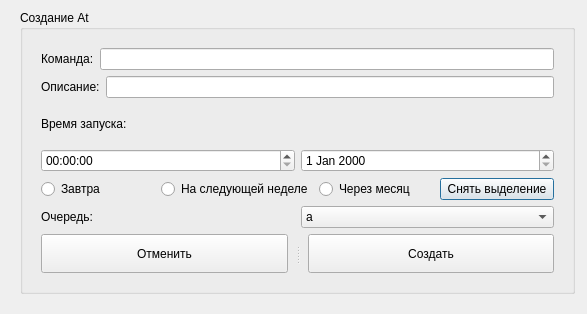
<?xml version="1.0" encoding="UTF-8"?>
<ui version="4.0">
 <class>AtCreateDiolog</class>
 <widget class="QDialog" name="AtCreateDiolog">
  <property name="geometry">
   <rect>
    <x>0</x>
    <y>0</y>
    <width>587</width>
    <height>314</height>
   </rect>
  </property>
  <property name="windowTitle">
   <string>Dialog</string>
  </property>
  <widget class="QGroupBox" name="groupBox">
   <property name="geometry">
    <rect>
     <x>20</x>
     <y>10</y>
     <width>555</width>
     <height>284</height>
    </rect>
   </property>
   <property name="title">
    <string>Создание At</string>
   </property>
   <layout class="QVBoxLayout" name="verticalLayout_2">
    <item>
     <widget class="QWidget" name="CreatingContainer" native="true">
      <layout class="QVBoxLayout" name="verticalLayout">
       <item>
        <layout class="QHBoxLayout" name="horizontalLayout_3">
         <item>
          <widget class="QLabel" name="label">
           <property name="text">
            <string>Команда:</string>
           </property>
          </widget>
         </item>
         <item>
          <widget class="QLineEdit" name="lineEdit_command"/>
         </item>
        </layout>
       </item>
       <item>
        <layout class="QHBoxLayout" name="horizontalLayout_2">
         <item>
          <widget class="QLabel" name="label_3">
           <property name="text">
            <string>Описание:</string>
           </property>
          </widget>
         </item>
         <item>
          <widget class="QLineEdit" name="lineEdit_comment"/>
         </item>
        </layout>
       </item>
       <item>
        <widget class="QLabel" name="label_2">
         <property name="text">
          <string>Время запуска:</string>
         </property>
        </widget>
       </item>
       <item>
        <layout class="QHBoxLayout" name="horizontalLayout_4">
         <item>
          <widget class="QTimeEdit" name="timeEdit"/>
         </item>
         <item>
          <widget class="QDateEdit" name="dateEdit"/>
         </item>
        </layout>
       </item>
       <item>
        <layout class="QHBoxLayout" name="horizontalLayout">
         <item>
          <widget class="QRadioButton" name="radioTommorow">
           <property name="text">
            <string>Завтра</string>
           </property>
          </widget>
         </item>
         <item>
          <widget class="QRadioButton" name="radioNextWeek">
           <property name="text">
            <string>На следующей неделе</string>
           </property>
          </widget>
         </item>
         <item>
          <widget class="QRadioButton" name="radioNextMonth">
           <property name="text">
            <string>Через месяц</string>
           </property>
          </widget>
         </item>
         <item>
          <widget class="QPushButton" name="pushButton_cancelDate">
           <property name="text">
            <string>Снять выделение</string>
           </property>
          </widget>
         </item>
        </layout>
       </item>
       <item>
        <layout class="QHBoxLayout" name="horizontalLayout_5">
         <item>
          <widget class="QLabel" name="label_4">
           <property name="text">
            <string>Очередь:</string>
           </property>
          </widget>
         </item>
         <item>
          <widget class="QComboBox" name="comboBox">
           <property name="editable">
            <bool>false</bool>
           </property>
           <item>
            <property name="text">
             <string>a</string>
            </property>
           </item>
           <item>
            <property name="text">
             <string>b</string>
            </property>
           </item>
           <item>
            <property name="text">
             <string>c</string>
            </property>
           </item>
           <item>
            <property name="text">
             <string>d</string>
            </property>
           </item>
           <item>
            <property name="text">
             <string>e</string>
            </property>
           </item>
           <item>
            <property name="text">
             <string>f</string>
            </property>
           </item>
           <item>
            <property name="text">
             <string>g</string>
            </property>
           </item>
           <item>
            <property name="text">
             <string>h</string>
            </property>
           </item>
           <item>
            <property name="text">
             <string>i</string>
            </property>
           </item>
           <item>
            <property name="text">
             <string>j</string>
            </property>
           </item>
           <item>
            <property name="text">
             <string>k</string>
            </property>
           </item>
           <item>
            <property name="text">
             <string>l</string>
            </property>
           </item>
           <item>
            <property name="text">
             <string>m</string>
            </property>
           </item>
           <item>
            <property name="text">
             <string>n</string>
            </property>
           </item>
           <item>
            <property name="text">
             <string>o</string>
            </property>
           </item>
           <item>
            <property name="text">
             <string>p</string>
            </property>
           </item>
           <item>
            <property name="text">
             <string>q</string>
            </property>
           </item>
           <item>
            <property name="text">
             <string>r</string>
            </property>
           </item>
           <item>
            <property name="text">
             <string>s</string>
            </property>
           </item>
           <item>
            <property name="text">
             <string>t</string>
            </property>
           </item>
           <item>
            <property name="text">
             <string>u</string>
            </property>
           </item>
           <item>
            <property name="text">
             <string>v</string>
            </property>
           </item>
           <item>
            <property name="text">
             <string>w</string>
            </property>
           </item>
           <item>
            <property name="text">
             <string>x</string>
            </property>
           </item>
           <item>
            <property name="text">
             <string>y</string>
            </property>
           </item>
           <item>
            <property name="text">
             <string>z</string>
            </property>
           </item>
          </widget>
         </item>
        </layout>
       </item>
       <item>
        <widget class="QSplitter" name="splitter">
         <property name="orientation">
          <enum>Qt::Orientation::Horizontal</enum>
         </property>
         <property name="handleWidth">
          <number>20</number>
         </property>
         <widget class="QPushButton" name="pushButton_cancel">
          <property name="text">
           <string>Отменить</string>
          </property>
         </widget>
         <widget class="QPushButton" name="pushButton_create">
          <property name="text">
           <string>Создать</string>
          </property>
         </widget>
        </widget>
       </item>
      </layout>
     </widget>
    </item>
   </layout>
  </widget>
 </widget>
 <resources/>
 <connections/>
</ui>
